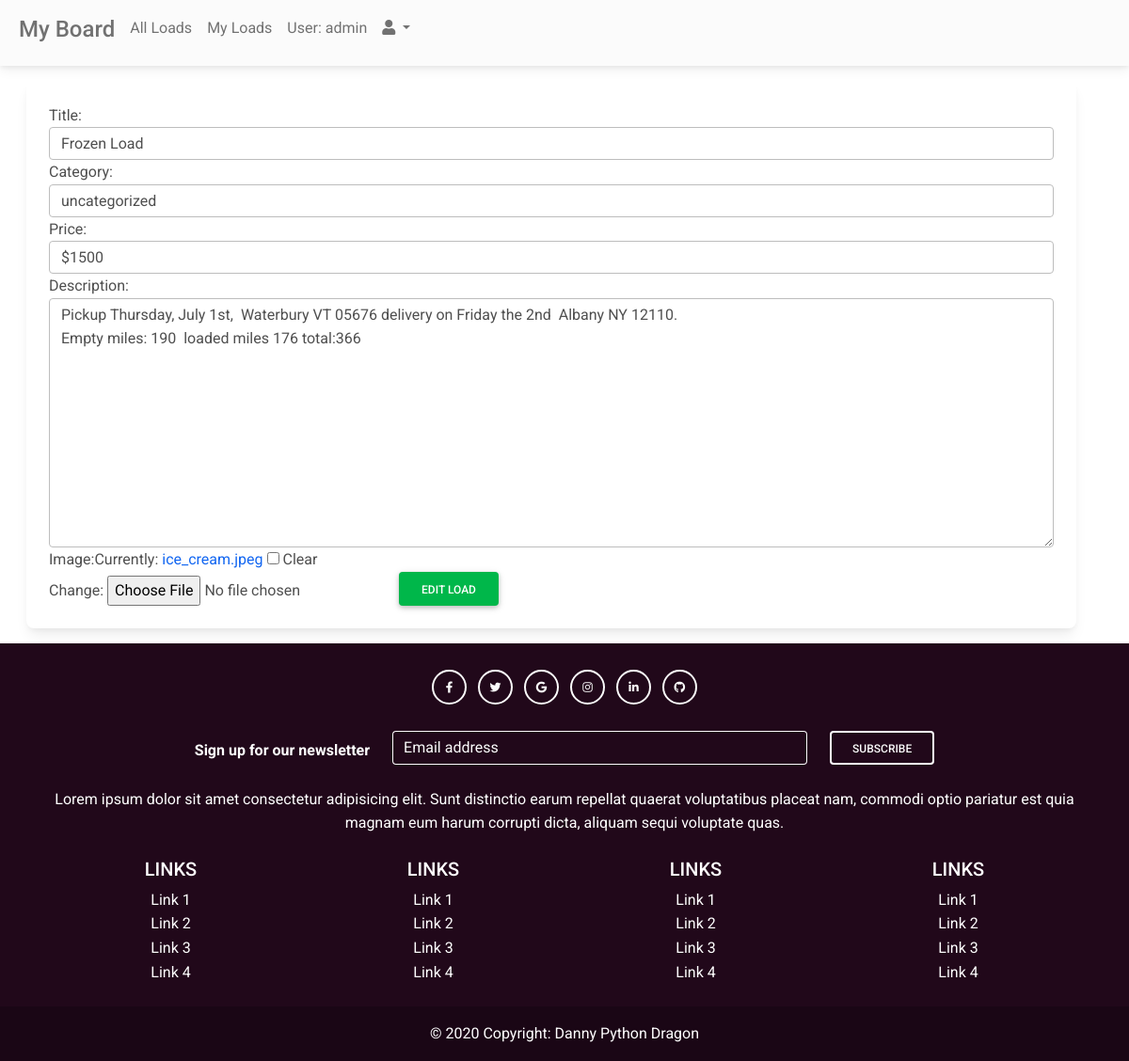
/my-admin/update-load/3 (signed in), run on the app's committed database.
### blog/models.py (models this page shows, shortened)
class Load(models.Model):
    user = models.ForeignKey(User, on_delete=models.CASCADE, null=True)
    price = models.CharField(max_length=20)
    title = models.CharField(max_length=40)
    category = models.ForeignKey(Category, on_delete=models.CASCADE)
    desc = models.TextField()
    image = models.ImageField(null=True, blank=True)
    created_at = models.DateTimeField(auto_now_add=True)
    update_at = models.DateTimeField(auto_now = True)

### app_admin/views.py (the view)
# urls.py: path('update-load/<int:pk>', UpdateLoad.as_view(), name="update-load"),
class UpdateLoad(LoginRequiredMixin ,UpdateView):
    model = Load
    form_class =LoadForm
    template_name = 'app_admin/load_form.html'

### blog/forms.py
class LoadForm(forms.ModelForm):
    class Meta:
        model = Load
        fields = ['title', 'category','price', 'desc', 'image']
        labels = {'title': 'Title', 'category': 'Category', 'price': 'Price', 'desc': 'Description'}
        widgets = {
            'title':forms.TextInput(attrs={'class':'form-control'}),
            'category': forms.Select(attrs={'class': 'form-control'}),
            'price':forms.TextInput(attrs={'class':'form-control'}),
            'desc':forms.Textarea(attrs={'class':'form-control', 'row':5}),
        }

### blog/models.py (called while the page is built)
    def __str__(self):
        return self.name

### app_admin/templates/app_admin/load_form.html (shortened to what this page needs)
{% extends 'partials/base2.html' %}
{% block content %}
<div class="container m-3">
    <div class="row">
        <div class="col-md-12">
            <div class="card">
                <div class="card-body">
                    <form action="" method="POST" >
                        {{form}}
                        <button class="btn btn-success">Edit Load</button>
                    </form>
                </div>
            </div>
        </div>
    </div>
</div>
{% endblock %}

### app_admin/templates/_navadmin.html (shortened to what this page needs)
<nav class="navbar navbar-expand-lg navbar-light bg-light" style="background-color: #e3f2fd;">
    <div class="container-fluid">
        <div class="collapse navbar-collapse" id="navbarSupportedContent">
            <ul class="navbar-nav me-auto mb-2 mb-lg-0">
                <li class="nav-item">
                    <h4 class="nav-link" href="#">My Board</h4>
                </li>
                <li class="nav-item">
                    <a class="nav-link" href="{%url 'home' %}">All Loads</a>
                </li>
                <li class="nav-item">
                    <a class="nav-link" href="{%  url  'my-loads' %}">My Loads</a>
                </li>
                <ul class="navbar-nav d-flex flex-row">
                    {%   if user.is_authenticated %}
                    <li class="nav-item">
                        <span class="nav-link" href="#">User: {{user.username}}</span>
                    </li>
                    {%  endif %}
                    <li class="nav-item me-3 me-lg-0 dropdown">
                        <a class="nav-link dropdown-toggle" href="#" id="navbarDropdown" role="button"
                            data-mdb-toggle="dropdown" aria-expanded="false">
                            <i class="fas fa-user"></i>
                        </a>
                    </li>
                </ul>
            </ul>
        </div>
    </div>
</nav>

### data on the page
Load: title "Frozen Load", category "uncategorized", price "$1500", desc "Pickup Thursday, July 1st, Waterbury VT 05676 delivery on Friday the 2nd Albany NY 12110. Empty miles: 190 loaded miles 176 total:366"

### other printed values
{{ user.username }} "admin"
